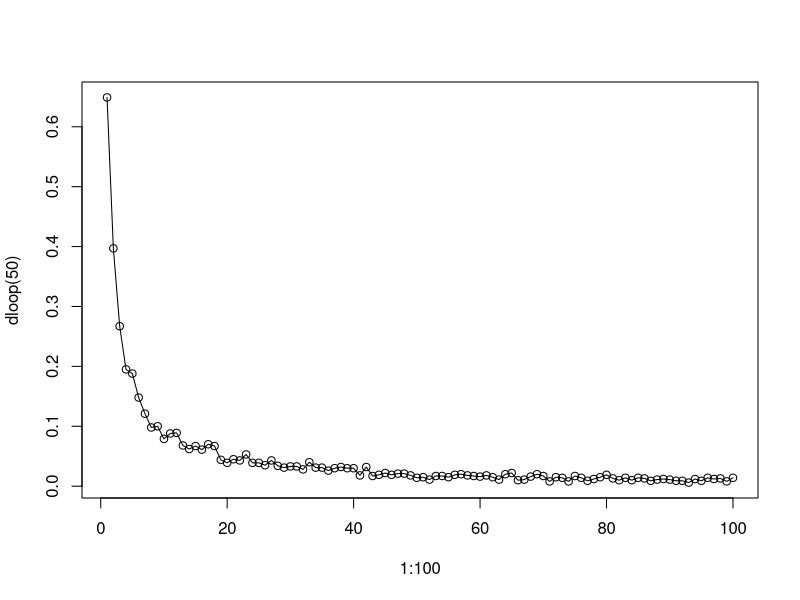

Write the R code that produced this figure.
start.time <- Sys.time()

p <- function(n, k, strategy, shuffledboxes) {
  if (strategy < 3) {
    if (strategy==1) {
      box_to_open <- shuffledboxes[k]
    } else if (strategy==2) {
      box_to_open <- shuffledboxes[sample(1:(2*n), 1)]
    }
    attempts <- 0
    while (box_to_open != k) {
      if (attempts == n) {
        return(0)
      }
      box_to_open <- shuffledboxes[box_to_open]
      attempts <- attempts + 1
    }
    return(1)
  } else {
    choices <- shuffledboxes[sample(1:(2*n))][1:n]
    for (box_to_open in choices) {
      if (box_to_open == k) {
        return(1)
      }
    }
  }
  0
}
pone <- function(n, k, strategy, nreps=10000) {
  N <- 2*n
  prisoners <- 1:N
  nSuccesses <- 0
  for (rep in 1:nreps) {
    shuffledboxes <- sample(prisoners)
    nSuccesses <- nSuccesses+p(n, k, strategy, shuffledboxes)
  }
  nSuccesses/nreps
}
pall <- function(n, strategy, nreps=10000) {
  N <- 2*n
  prisoners <- c(1:N)
  nSuccesses <- 0
  for (rep in 1:nreps) {
    shuffle<-sample(1:N)
    tally<-lapply(prisoners,function(x) p(n,x,strategy,shuffle))
    if (sum(unlist(tally))==N){nSuccesses<-nSuccesses+1}
  }
  nSuccesses/nreps
}

PoneExample<-matrix(c(pone(5, 1, 1), pone(5, 1, 2), pone(5, 1, 3), pone(50, 1, 1), pone(50, 1, 2), pone(50, 1, 3)), 3, 2)
colnames(PoneExample)<-c("n=5","n=50")
rownames(PoneExample)<-c("Strategy1","Strategy2","Strategy3")

PallExample<-matrix(c(pall(5, 1), pall(5, 2), pall(5, 3), pall(50, 1), pall(50, 2), pall(50, 3)), 3, 2)
colnames(PallExample)<-c("n=5","n=50")
rownames(PallExample)<-c("Strategy1","Strategy2","Strategy3")
print(PoneExample)
print(PallExample)


checkLoop <- function(n, boxes) {
  for (card in boxes) {
    terminate <- card
    loop <- 0
    while (card != terminate || loop == 0) {
      card <- boxes[card]
      loop <- loop + 1
    }
    if (loop == n) {
      return(1)
    }
  }
  return(0)
}

dloop<-function(n,nreps=1000){
  N<-2*n
  index<-c(rep(0,N))
  loops<-c(1:N)
  for (i in 1:nreps){
    boxeshere<-sample(1:N)
    tally<-sapply(loops,function(x) checkLoop(x,boxeshere))
    index<-tally+index
  }
  index/nreps
}

plot(1:100,dloop(50),type="o")


end.time <- Sys.time()
time.taken <- round(end.time - start.time,2)
time.taken